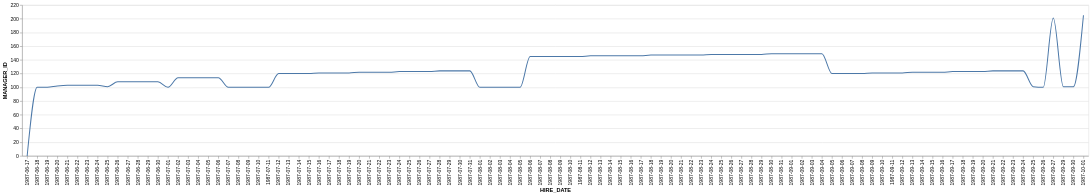

Vega-Lite specification for this chart:
### Vega-Lite specification from a JSON file in a GitHub repository (floating-point values rounded to 4 significant figures)
{"data": {"values": [{"x_data": "1987-06-17", "y_data": 0}, {"x_data": "1987-06-18", "y_data": 100}, {"x_data": "1987-06-19", "y_data": 100}, {"x_data": "1987-06-20", "y_data": 102}, {"x_data": "1987-06-21", "y_data": 103}, {"x_data": "1987-06-22", "y_data": 103}, {"x_data": "1987-06-23", "y_data": 103}, {"x_data": "1987-06-24", "y_data": 103}, {"x_data": "1987-06-25", "y_data": 101}, {"x_data": "1987-06-26", "y_data": 108}, {"x_data": "1987-06-27", "y_data": 108}, {"x_data": "1987-06-28", "y_data": 108}, {"x_data": "1987-06-29", "y_data": 108}, {"x_data": "1987-06-30", "y_data": 108}, {"x_data": "1987-07-01", "y_data": 100}, {"x_data": "1987-07-02", "y_data": 114}, {"x_data": "1987-07-03", "y_data": 114}, {"x_data": "1987-07-04", "y_data": 114}, {"x_data": "1987-07-05", "y_data": 114}, {"x_data": "1987-07-06", "y_data": 114}, {"x_data": "1987-07-07", "y_data": 100}, {"x_data": "1987-07-08", "y_data": 100}, {"x_data": "1987-07-09", "y_data": 100}, {"x_data": "1987-07-10", "y_data": 100}, {"x_data": "1987-07-11", "y_data": 100}, {"x_data": "1987-07-12", "y_data": 120}, {"x_data": "1987-07-13", "y_data": 120}, {"x_data": "1987-07-14", "y_data": 120}, {"x_data": "1987-07-15", "y_data": 120}, {"x_data": "1987-07-16", "y_data": 121}, {"x_data": "1987-07-17", "y_data": 121}, {"x_data": "1987-07-18", "y_data": 121}, {"x_data": "1987-07-19", "y_data": 121}, {"x_data": "1987-07-20", "y_data": 122}, {"x_data": "1987-07-21", "y_data": 122}, {"x_data": "1987-07-22", "y_data": 122}, {"x_data": "1987-07-23", "y_data": 122}, {"x_data": "1987-07-24", "y_data": 123}, {"x_data": "1987-07-25", "y_data": 123}, {"x_data": "1987-07-26", "y_data": 123}, {"x_data": "1987-07-27", "y_data": 123}, {"x_data": "1987-07-28", "y_data": 124}, {"x_data": "1987-07-29", "y_data": 124}, {"x_data": "1987-07-30", "y_data": 124}, {"x_data": "1987-07-31", "y_data": 124}, {"x_data": "1987-08-01", "y_data": 100}, {"x_data": "1987-08-02", "y_data": 100}, {"x_data": "1987-08-03", "y_data": 100}, {"x_data": "1987-08-04", "y_data": 100}, {"x_data": "1987-08-05", "y_data": 100}, {"x_data": "1987-08-06", "y_data": 145}, {"x_data": "1987-08-07", "y_data": 145}, {"x_data": "1987-08-08", "y_data": 145}, {"x_data": "1987-08-09", "y_data": 145}, {"x_data": "1987-08-10", "y_data": 145}, {"x_data": "1987-08-11", "y_data": 145}, {"x_data": "1987-08-12", "y_data": 146}, {"x_data": "1987-08-13", "y_data": 146}, {"x_data": "1987-08-14", "y_data": 146}, {"x_data": "1987-08-15", "y_data": 146}, {"x_data": "1987-08-16", "y_data": 146}, {"x_data": "1987-08-17", "y_data": 146}, {"x_data": "1987-08-18", "y_data": 147}, {"x_data": "1987-08-19", "y_data": 147}, {"x_data": "1987-08-20", "y_data": 147}, {"x_data": "1987-08-21", "y_data": 147}, {"x_data": "1987-08-22", "y_data": 147}, {"x_data": "1987-08-23", "y_data": 147}, {"x_data": "1987-08-24", "y_data": 148}, {"x_data": "1987-08-25", "y_data": 148}, {"x_data": "1987-08-26", "y_data": 148}, {"x_data": "1987-08-27", "y_data": 148}, {"x_data": "1987-08-28", "y_data": 148}, {"x_data": "1987-08-29", "y_data": 148}, {"x_data": "1987-08-30", "y_data": 149}, {"x_data": "1987-08-31", "y_data": 149}, {"x_data": "1987-09-01", "y_data": 149}, {"x_data": "1987-09-02", "y_data": 149}, {"x_data": "1987-09-03", "y_data": 149}, {"x_data": "1987-09-04", "y_data": 149}, {"x_data": "1987-09-05", "y_data": 120}, {"x_data": "1987-09-06", "y_data": 120}, {"x_data": "1987-09-07", "y_data": 120}, {"x_data": "1987-09-08", "y_data": 120}, {"x_data": "1987-09-09", "y_data": 121}, {"x_data": "1987-09-10", "y_data": 121}, {"x_data": "1987-09-11", "y_data": 121}, {"x_data": "1987-09-12", "y_data": 121}, {"x_data": "1987-09-13", "y_data": 122}, {"x_data": "1987-09-14", "y_data": 122}, {"x_data": "1987-09-15", "y_data": 122}, {"x_data": "1987-09-16", "y_data": 122}, {"x_data": "1987-09-17", "y_data": 123}, {"x_data": "1987-09-18", "y_data": 123}, {"x_data": "1987-09-19", "y_data": 123}, {"x_data": "1987-09-20", "y_data": 123}, {"x_data": "1987-09-21", "y_data": 124}, {"x_data": "1987-09-22", "y_data": 124}, {"x_data": "1987-09-23", "y_data": 124}, {"x_data": "1987-09-24", "y_data": 124}, {"x_data": "1987-09-25", "y_data": 101}, {"x_data": "1987-09-26", "y_data": 100}, {"x_data": "1987-09-27", "y_data": 201}, {"x_data": "1987-09-29", "y_data": 101}, {"x_data": "1987-09-30", "y_data": 101}, {"x_data": "1987-10-01", "y_data": 205}]}, "mark": {"type": "line", "interpolate": "monotone"}, "encoding": {"x": {"field": "x_data", "type": "nominal", "title": "HIRE_DATE", "sort": "ascending"}, "y": {"field": "y_data", "type": "quantitative", "title": "MANAGER_ID"}}}
